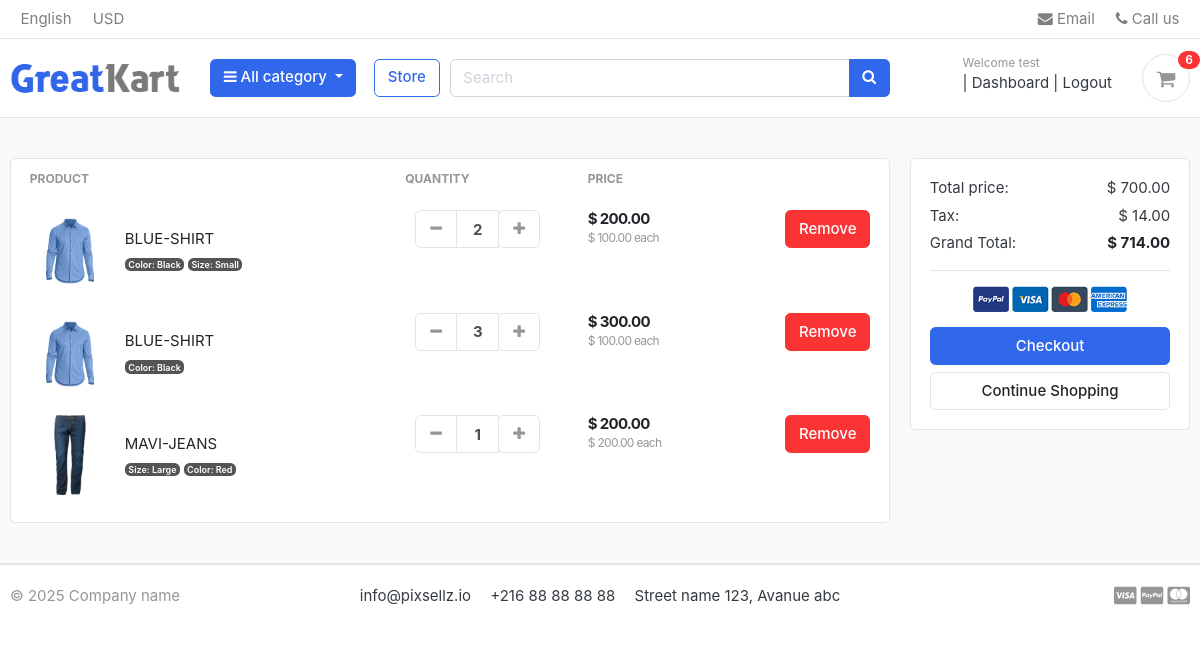
The app's page /cart/ (signed in), older data.
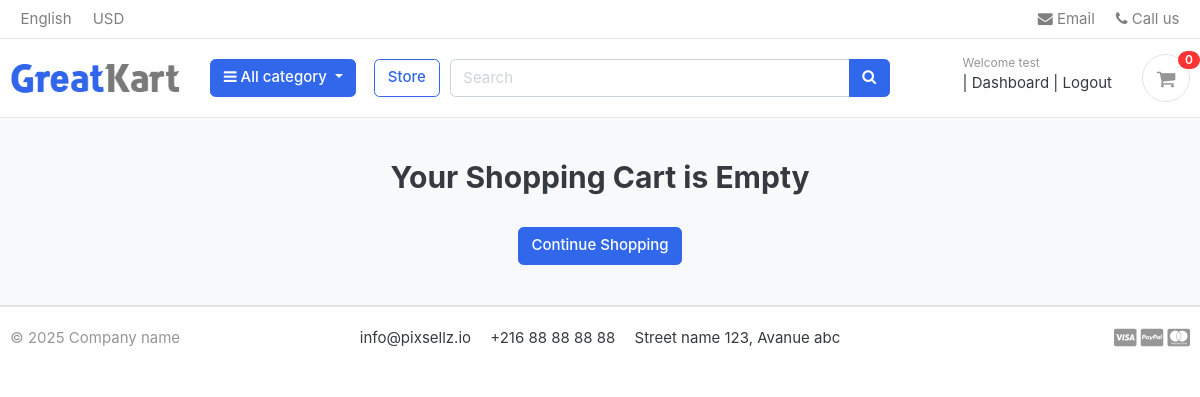
The same page, newer data.
### carts/models.py (models this page shows, shortened)
class CartItem(models.Model):
    user = models.ForeignKey(Account, on_delete=models.CASCADE, null=True)
    product = models.ForeignKey(Product, on_delete=models.CASCADE)
    variations = models.ManyToManyField(Variation, blank=True)
    cart = models.ForeignKey(Cart, on_delete=models.CASCADE, null=True)
    quantity = models.IntegerField()
    is_active = models.BooleanField(default=True)
    def sub_total(self):
        return self.product.price * self.quantity

### store/models.py (models this page shows, shortened)
class Product(models.Model):
    product_name = models.CharField(max_length=100)
    slug = models.SlugField(max_length=100, unique=True)
    description = models.TextField(max_length=500, blank=True)
    price = models.DecimalField(max_digits=10, decimal_places=2)
    image = models.ImageField(upload_to='photos/products/')
    stock = models.IntegerField()
    is_available = models.BooleanField(default=True)
    category = models.ForeignKey('Category.Category', on_delete=models.CASCADE)
    created_date = models.DateTimeField(auto_now_add=True)
    modified_date = models.DateTimeField(auto_now=True)
    def get_url(self):
        return reverse('product_detail', args=[self.category.slug, self.slug])

class Variation(models.Model):
    product = models.ForeignKey(Product, on_delete=models.CASCADE)
    variation_category = models.CharField(max_length=100, choices=variation_category_choice)
    variation_value = models.CharField(max_length=100)
    is_active = models.BooleanField(default=True)
    created_date = models.DateTimeField(auto_now=True)
    objects = VariationManager()

### carts/views.py (the view)
# urls.py: path('cart/', include('carts.urls')),
def cart(request, total=0, quantity=0, cart_item=None):
    try:
        tax = 0
        grand_total = 0
        if request.user.is_authenticated:
            cart_items = CartItem.objects.filter(user=request.user, is_active=True)
        else:
            cart = Cart.objects.get(cart_id=_cart_id(request))
            cart_items = CartItem.objects.filter(cart=cart, is_active=True)
        for cart_item in cart_items:
            total += (cart_item.product.price * cart_item.quantity)
            quantity += cart_item.quantity
        tax = (2 * total) / 100
        grand_total = total + tax
    except ObjectDoesNotExist:
        pass
    context = {
        'total': total,
        'quantity': quantity,
        'cart_items': cart_items,
        'tax': tax,
        'grand_total': grand_total,
    }
    return render(request, 'store/cart.html', context)

### Category/context_processors.py (called while the page is built)
def menu_links(request):
   links = Category.objects.all()
   return dict(links=links)

### Category/models.py (called while the page is built)
    def get_url(self):
            return reverse('products_by_category', args=[self.slug])

### carts/context_processors.py (called while the page is built)
def counter(request):
    cart_count = 0
    if 'admin' in request.path:
        return {}
    else:
        try:
            cart = Cart.objects.filter(cart_id=_cart_id(request))
            if request.user.is_authenticated:
                cart_items = CartItem.objects.all().filter(user=request.user)
            else:
                cart_items = CartItem.objects.all().filter(cart=cart[:1])
            for cart_item in cart_items:
                cart_count += cart_item.quantity
        except Cart.DoesNotExist:
            cart_count = 0
    return dict(cart_count=cart_count)

### carts/views.py (called while the page is built)
def _cart_id(request):
    cart = request.session.session_key
    if not cart:
        cart = request.session.create()
    return cart

### templates/store/cart.html (shortened to what this page needs)
{% extends 'base.html' %}
{% load static %}
{% block content %}
<section class="section-content padding-y bg">
	<div class="container">
		{% if not cart_items %}
		<h2 class="text-center">Your Shopping Cart is Empty </h2>
		<br>
		<div class="text-center">
			<a href="{% url 'store' %}" class="btn btn-primary">Continue Shopping</a>
		</div>
		{% else %}
		<div class="row">
			<aside class="col-lg-9">
				<div class="card">
					<table class="table table-borderless table-shopping-cart">
						<thead class="text-muted">
							<tr class="small text-uppercase">
								<th scope="col">Product</th>
								<th scope="col" width="120">Quantity</th>
								<th scope="col" width="120">Price</th>
								<th scope="col" class="text-right" width="200"> </th>
							</tr>
						</thead>
						<tbody>
							{% for cart_item in cart_items %}
							<tr>
								<td>
									<figure class="itemside align-items-center">
										<div class="aside"><img src="{{ cart_item.product.image.url }}" class="img-sm">
										</div>
										<figcaption class="info">
    <a href="{{ cart_item.product.get_url }}" class="title text-dark">
        {{ cart_item.product.product_name }}
    </a>
    <p class="text-muted small">
        {% if cart_item.variations.all %}
            {% for item in cart_item.variations.all %}
                <span class="badge badge-secondary">
                    {{ item.variation_category | capfirst }}: {{ item.variation_value | capfirst }}
                </span>
            {% endfor %}
        {% else %}
            <span class="text-muted">Aucune variation</span>
        {% endif %}
    </p>
</figcaption>
									</figure>
								</td>
								<td>
									<div class="col">
										<div class="input-group input-spinner">
											<div class="input-group-prepend">
												<a href="{% url 'remove_cart' cart_item.product.id cart_item.id %}"
													class="btn btn-light" type="button" id="button-plus"><i
														class="fa fa-minus"></i></a>
											</div>
											<input type="text" class="form-control" value="{{ cart_item.quantity }}">
											<div class="input-group-append">
												<form action="{% url 'add_cart' cart_item.product.id %}" method="POST">
													<button class="btn btn-light" type="submit" id="button-minus"><i
															class="fa fa-plus"></i></button>
												</form>
											</div>
										</div>
									</div>
								</td>
								<td>
									<div class="price-wrap">
										<var class="price">$ {{ cart_item.sub_total }}</var>
										<small class="text-muted"> $ {{ cart_item.product.price }} each </small>
									</div>
								</td>
								<td class="text-right">
									<a href="{% url 'remove_cart_item' cart_item.product.id cart_item.id  %}"
									onclick="return confirm('Are you sure you want to delete this item ?')"	class="btn btn-danger">Remove </a>
								</td>
							</tr>
							{% endfor %}
						</tbody>
					</table>
				</div>
			</aside>
			<aside class="col-lg-3">
				<div class="card">
					<div class="card-body">
						<dl class="dlist-align">
							<dt>Total price:</dt>
							<dd class="text-right">$ {{ total }}</dd>
						</dl>
						<dl class="dlist-align">
							<dt>Tax:</dt>
							<dd class="text-right"> $ {{tax}}</dd>
						</dl>
						<dl class="dlist-align">
							<dt>Grand Total:</dt>
							<dd class="text-right text-dark b"><strong>$ {{grand_total}}</strong></dd>
						</dl>
						<hr>
						<p class="text-center mb-3">
							<img src="{% static './images/misc/payments.png' %}" height="26">
						</p>
						<a href="{% url 'checkout' %}" class="btn btn-primary btn-block"> Checkout </a>
						<a href="{%url 'store'  %}" class="btn btn-light btn-block">Continue Shopping</a>
					</div>
				</div>
			</aside>
		</div>
		{% endif %}
	</div>
</section>
{% endblock %}

### templates/includes/navbar.html (shortened to what this page needs)
{% load static %}
<header class="section-header">
  <nav class="navbar p-md-0 navbar-expand-sm navbar-light border-bottom">
    <div class="container">
      <div class="collapse navbar-collapse" id="navbarTop4">
        <ul class="navbar-nav mr-auto">
          <li class="nav-item"><a href="#" class="nav-link">English</a></li>
          <li class="nav-item"><a href="#" class="nav-link">USD</a></li>
        </ul>
        <ul class="navbar-nav">
          <li><a href="#" class="nav-link"><i class="fa fa-envelope"></i> Email</a></li>
          <li><a href="#" class="nav-link"><i class="fa fa-phone"></i> Call us</a></li>
        </ul>
      </div>
    </div>
  </nav>
  <section class="header-main border-bottom">
    <div class="container">
      <div class="row align-items-center">
        <div class="col-lg-2 col-md-3 col-6">
          <a href="{% url 'home' %}" class="brand-wrap">
            <img class="logo" src="{% static 'images/logo.png' %}" alt="Logo">
          </a>
        </div>
        <div class="col-lg col-sm col-md col-6 flex-grow-0">
          <div class="category-wrap dropdown d-inline-block float-right">
            <button type="button" class="btn btn-primary dropdown-toggle" data-toggle="dropdown" aria-expanded="false">
              <i class="fa fa-bars"></i> All category
            </button>
          </div>
        </div>
        <a href="{% url 'store' %}" class="btn btn-outline-primary ml-2">Store</a>
        <div class="col-lg col-md-6 col-sm-12 col">
          <form action="{% url 'search' %}" class="search" method='GET'>
            <div class="input-group w-100">
              <input type="text" class="form-control" placeholder="Search" name="keyword">
              <div class="input-group-append">
                <button class="btn btn-primary" type="submit">
                  <i class="fa fa-search"></i>
                </button>
              </div>
            </div>
          </form>
        </div>
        <div class="col-lg-3 col-sm-6 col-8 order-2 order-lg-3">
          <div class="d-flex justify-content-end mb-3 mb-lg-0">
            {% if user.id is None %}
            <div class="widget-header">
              <small class="title text-muted">Welcome guest!</small>
              <div>
                <a href="{% url 'login' %}">Sign in</a>
                <span class="dark-transp"> | </span>
                <a href="{% url 'register' %}">Register</a>
              </div>
            </div>
            {% else %}
             <div class="widget-header">
              <small class="title text-muted">Welcome {{user.first_name}}</small>
              <div>
                <span class="dark-transp"> | </span>
                <a href="{% url 'dashboard' %}">Dashboard</a><span class="dark-transp"> | </span>
                <a href="{% url 'logout' %}">Logout</a>
              </div>
            </div>
            {% endif %}
            <a href="{% url 'cart' %}" class="widget-header pl-3 ml-3">
              <div class="icon icon-sm rounded-circle border"><i class="fa fa-shopping-cart"></i></div>
              <span class="badge badge-pill badge-danger notify">{{cart_count}}</span>
            </a>
          </div>
        </div>
      </div>
    </div>
  </section>
</header>

Row changes from the older to the newer data that the page shows:
removed CartItem: product.image (picture), product.product_name "BLUE-SHIRT", quantity "2", sub_total "200.00", product.price "100.00"
no longer on this page (row unchanged): Variation: variation_category "Color", variation_value "Black"
no longer on this page (row unchanged): Variation: variation_category "Size", variation_value "Small", shown under "BLUE-SHIRT"
removed CartItem: product.image (picture), product.product_name "BLUE-SHIRT", quantity "3", sub_total "300.00", product.price "100.00"
removed CartItem: product.image (picture), product.product_name "MAVI-JEANS", quantity "1", sub_total "200.00", product.price "200.00"
no longer on this page (row unchanged): Variation: variation_category "Size", variation_value "Large", shown under "MAVI-JEANS"
no longer on this page (row unchanged): Variation: variation_category "Color", variation_value "Red", shown under "MAVI-JEANS"
Text that changed along with them:
{{ cart_count }}: "6" → "0"
{{ total }}: "700.00" → (not shown)
{{ tax }}: "14.00" → (not shown)
{{ grand_total }}: "714.00" → (not shown)
text no longer shown: "PRODUCT QUANTITY PRICE Total price: $ Tax: $ Grand Total: $ Checkout"
text now shown: "Your Shopping Cart is Empty"
